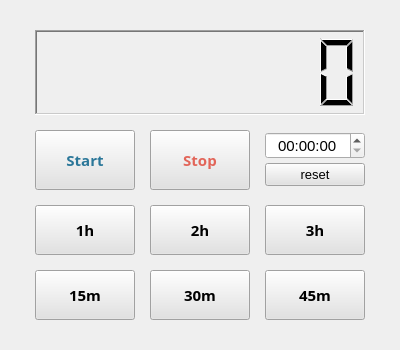
<?xml version="1.0" encoding="UTF-8"?>
<ui version="4.0">
 <class>ShutdownTimer</class>
 <widget class="QWidget" name="ShutdownTimer">
  <property name="geometry">
   <rect>
    <x>0</x>
    <y>0</y>
    <width>400</width>
    <height>350</height>
   </rect>
  </property>
  <property name="sizePolicy">
   <sizepolicy hsizetype="Fixed" vsizetype="Fixed">
    <horstretch>0</horstretch>
    <verstretch>0</verstretch>
   </sizepolicy>
  </property>
  <property name="minimumSize">
   <size>
    <width>400</width>
    <height>350</height>
   </size>
  </property>
  <property name="maximumSize">
   <size>
    <width>400</width>
    <height>350</height>
   </size>
  </property>
  <property name="windowTitle">
   <string>Shutdown Timer</string>
  </property>
  <layout class="QGridLayout" name="gridLayout_5">
   <property name="leftMargin">
    <number>30</number>
   </property>
   <property name="topMargin">
    <number>30</number>
   </property>
   <property name="rightMargin">
    <number>30</number>
   </property>
   <property name="bottomMargin">
    <number>30</number>
   </property>
   <item row="0" column="0">
    <layout class="QVBoxLayout" name="verticalLayout">
     <property name="spacing">
      <number>15</number>
     </property>
     <item>
      <widget class="QLCDNumber" name="lcdNumber">
       <property name="sizePolicy">
        <sizepolicy hsizetype="Preferred" vsizetype="Preferred">
         <horstretch>0</horstretch>
         <verstretch>0</verstretch>
        </sizepolicy>
       </property>
       <property name="maximumSize">
        <size>
         <width>16777215</width>
         <height>100</height>
        </size>
       </property>
       <property name="frameShape">
        <enum>QFrame::WinPanel</enum>
       </property>
       <property name="frameShadow">
        <enum>QFrame::Sunken</enum>
       </property>
       <property name="lineWidth">
        <number>10</number>
       </property>
       <property name="digitCount">
        <number>8</number>
       </property>
       <property name="mode">
        <enum>QLCDNumber::Dec</enum>
       </property>
       <property name="segmentStyle">
        <enum>QLCDNumber::Filled</enum>
       </property>
       <property name="value" stdset="0">
        <double>0.000000000000000</double>
       </property>
       <property name="intValue" stdset="0">
        <number>0</number>
       </property>
      </widget>
     </item>
     <item>
      <layout class="QGridLayout" name="gridLayout">
       <item row="0" column="0">
        <widget class="QPushButton" name="pushButton_9">
         <property name="minimumSize">
          <size>
           <width>0</width>
           <height>60</height>
          </size>
         </property>
         <property name="maximumSize">
          <size>
           <width>100</width>
           <height>16777215</height>
          </size>
         </property>
         <property name="font">
          <font>
           <family>나눔스퀘어_ac Bold</family>
           <pointsize>11</pointsize>
           <weight>75</weight>
           <bold>true</bold>
          </font>
         </property>
         <property name="autoFillBackground">
          <bool>false</bool>
         </property>
         <property name="styleSheet">
          <string notr="true">background-color: rgb(226, 226, 226);
color: rgb(43, 119, 153);</string>
         </property>
         <property name="text">
          <string>Start</string>
         </property>
         <property name="autoDefault">
          <bool>false</bool>
         </property>
         <property name="default">
          <bool>false</bool>
         </property>
         <property name="flat">
          <bool>false</bool>
         </property>
        </widget>
       </item>
       <item row="0" column="1">
        <widget class="QPushButton" name="pushButton_10">
         <property name="minimumSize">
          <size>
           <width>0</width>
           <height>60</height>
          </size>
         </property>
         <property name="maximumSize">
          <size>
           <width>100</width>
           <height>16777215</height>
          </size>
         </property>
         <property name="font">
          <font>
           <family>나눔스퀘어_ac Bold</family>
           <pointsize>11</pointsize>
           <weight>75</weight>
           <bold>true</bold>
          </font>
         </property>
         <property name="autoFillBackground">
          <bool>false</bool>
         </property>
         <property name="styleSheet">
          <string notr="true">background-color: rgb(226, 226, 226);
color: rgb(226, 101, 89);
</string>
         </property>
         <property name="text">
          <string>Stop</string>
         </property>
         <property name="autoDefault">
          <bool>false</bool>
         </property>
         <property name="default">
          <bool>false</bool>
         </property>
         <property name="flat">
          <bool>false</bool>
         </property>
        </widget>
       </item>
       <item row="0" column="2">
        <layout class="QVBoxLayout" name="verticalLayout_3">
         <property name="spacing">
          <number>2</number>
         </property>
         <item>
          <widget class="QTimeEdit" name="timeEdit">
           <property name="maximumSize">
            <size>
             <width>100</width>
             <height>16777215</height>
            </size>
           </property>
           <property name="font">
            <font>
             <family>Arial</family>
             <pointsize>11</pointsize>
            </font>
           </property>
           <property name="alignment">
            <set>Qt::AlignCenter</set>
           </property>
          </widget>
         </item>
         <item>
          <widget class="QPushButton" name="pushButton_2">
           <property name="font">
            <font>
             <family>Arial</family>
             <pointsize>10</pointsize>
             <weight>50</weight>
             <bold>false</bold>
            </font>
           </property>
           <property name="styleSheet">
            <string notr="true">background-color: rgb(226, 226, 226);</string>
           </property>
           <property name="text">
            <string>reset</string>
           </property>
          </widget>
         </item>
        </layout>
       </item>
      </layout>
     </item>
     <item>
      <layout class="QGridLayout" name="gridLayout_4">
       <item row="1" column="1">
        <widget class="QPushButton" name="pushButton_7">
         <property name="minimumSize">
          <size>
           <width>0</width>
           <height>50</height>
          </size>
         </property>
         <property name="font">
          <font>
           <family>나눔스퀘어_ac Bold</family>
           <pointsize>11</pointsize>
           <weight>75</weight>
           <bold>true</bold>
          </font>
         </property>
         <property name="autoFillBackground">
          <bool>false</bool>
         </property>
         <property name="styleSheet">
          <string notr="true">background-color: rgb(226, 226, 226);</string>
         </property>
         <property name="text">
          <string>30m</string>
         </property>
         <property name="autoDefault">
          <bool>false</bool>
         </property>
         <property name="default">
          <bool>false</bool>
         </property>
         <property name="flat">
          <bool>false</bool>
         </property>
        </widget>
       </item>
       <item row="0" column="1">
        <widget class="QPushButton" name="pushButton_4">
         <property name="minimumSize">
          <size>
           <width>0</width>
           <height>50</height>
          </size>
         </property>
         <property name="maximumSize">
          <size>
           <width>100</width>
           <height>16777215</height>
          </size>
         </property>
         <property name="font">
          <font>
           <family>나눔스퀘어_ac Bold</family>
           <pointsize>11</pointsize>
           <weight>75</weight>
           <bold>true</bold>
          </font>
         </property>
         <property name="autoFillBackground">
          <bool>false</bool>
         </property>
         <property name="styleSheet">
          <string notr="true">background-color: rgb(226, 226, 226);</string>
         </property>
         <property name="text">
          <string>2h</string>
         </property>
         <property name="autoDefault">
          <bool>false</bool>
         </property>
         <property name="default">
          <bool>false</bool>
         </property>
         <property name="flat">
          <bool>false</bool>
         </property>
        </widget>
       </item>
       <item row="1" column="0">
        <widget class="QPushButton" name="pushButton_8">
         <property name="minimumSize">
          <size>
           <width>0</width>
           <height>50</height>
          </size>
         </property>
         <property name="font">
          <font>
           <family>나눔스퀘어_ac Bold</family>
           <pointsize>11</pointsize>
           <weight>75</weight>
           <bold>true</bold>
          </font>
         </property>
         <property name="autoFillBackground">
          <bool>false</bool>
         </property>
         <property name="styleSheet">
          <string notr="true">background-color: rgb(226, 226, 226);</string>
         </property>
         <property name="text">
          <string>15m</string>
         </property>
         <property name="autoDefault">
          <bool>false</bool>
         </property>
         <property name="default">
          <bool>false</bool>
         </property>
         <property name="flat">
          <bool>false</bool>
         </property>
        </widget>
       </item>
       <item row="1" column="2">
        <widget class="QPushButton" name="pushButton_6">
         <property name="minimumSize">
          <size>
           <width>0</width>
           <height>50</height>
          </size>
         </property>
         <property name="font">
          <font>
           <family>나눔스퀘어_ac Bold</family>
           <pointsize>11</pointsize>
           <weight>75</weight>
           <bold>true</bold>
          </font>
         </property>
         <property name="autoFillBackground">
          <bool>false</bool>
         </property>
         <property name="styleSheet">
          <string notr="true">background-color: rgb(226, 226, 226);</string>
         </property>
         <property name="text">
          <string>45m</string>
         </property>
         <property name="autoDefault">
          <bool>false</bool>
         </property>
         <property name="default">
          <bool>false</bool>
         </property>
         <property name="flat">
          <bool>false</bool>
         </property>
        </widget>
       </item>
       <item row="0" column="0">
        <widget class="QPushButton" name="pushButton">
         <property name="minimumSize">
          <size>
           <width>0</width>
           <height>50</height>
          </size>
         </property>
         <property name="maximumSize">
          <size>
           <width>100</width>
           <height>16777215</height>
          </size>
         </property>
         <property name="font">
          <font>
           <family>나눔스퀘어_ac Bold</family>
           <pointsize>11</pointsize>
           <weight>75</weight>
           <bold>true</bold>
          </font>
         </property>
         <property name="autoFillBackground">
          <bool>false</bool>
         </property>
         <property name="styleSheet">
          <string notr="true">background-color: rgb(226, 226, 226);</string>
         </property>
         <property name="text">
          <string>1h</string>
         </property>
         <property name="autoDefault">
          <bool>false</bool>
         </property>
         <property name="default">
          <bool>false</bool>
         </property>
         <property name="flat">
          <bool>false</bool>
         </property>
        </widget>
       </item>
       <item row="0" column="2">
        <widget class="QPushButton" name="pushButton_3">
         <property name="minimumSize">
          <size>
           <width>0</width>
           <height>50</height>
          </size>
         </property>
         <property name="maximumSize">
          <size>
           <width>100</width>
           <height>16777215</height>
          </size>
         </property>
         <property name="font">
          <font>
           <family>나눔스퀘어_ac Bold</family>
           <pointsize>11</pointsize>
           <weight>75</weight>
           <bold>true</bold>
          </font>
         </property>
         <property name="autoFillBackground">
          <bool>false</bool>
         </property>
         <property name="styleSheet">
          <string notr="true">background-color: rgb(226, 226, 226);</string>
         </property>
         <property name="text">
          <string>3h</string>
         </property>
         <property name="autoDefault">
          <bool>false</bool>
         </property>
         <property name="default">
          <bool>false</bool>
         </property>
         <property name="flat">
          <bool>false</bool>
         </property>
        </widget>
       </item>
      </layout>
     </item>
    </layout>
   </item>
  </layout>
 </widget>
 <resources/>
 <connections/>
</ui>
